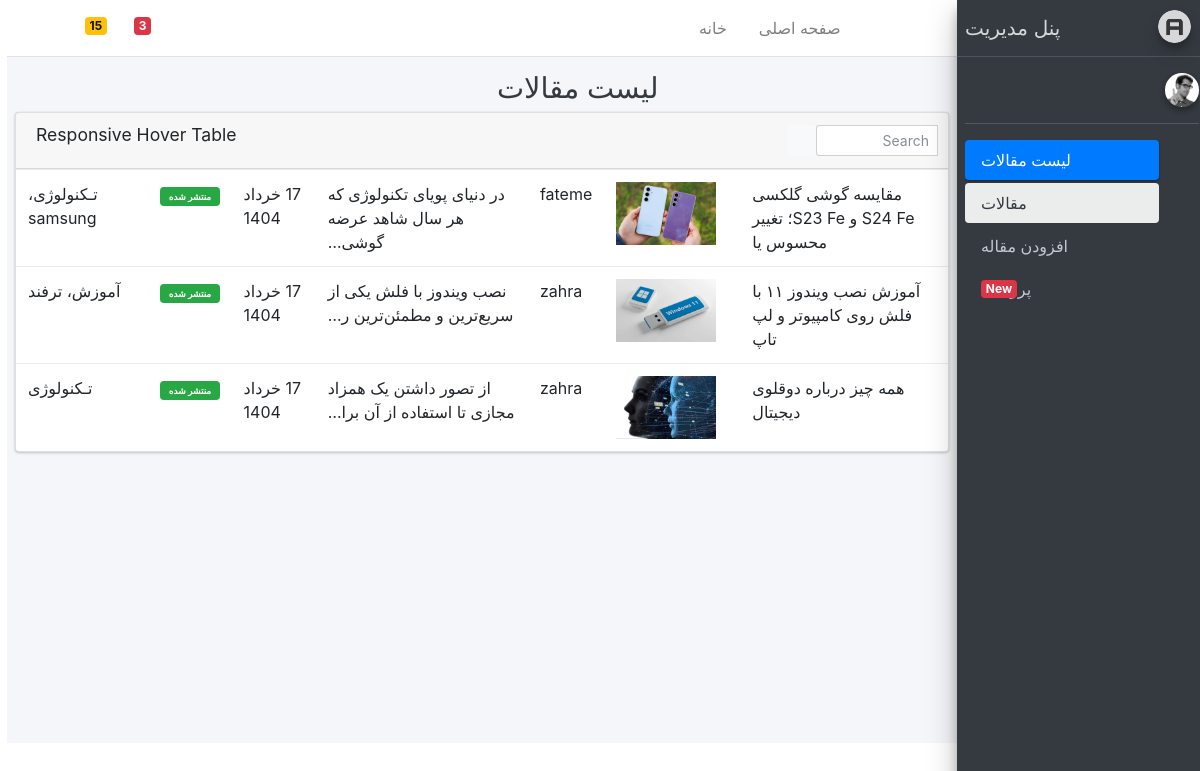
The page /account/list/ (signed in) on the database as committed earlier.
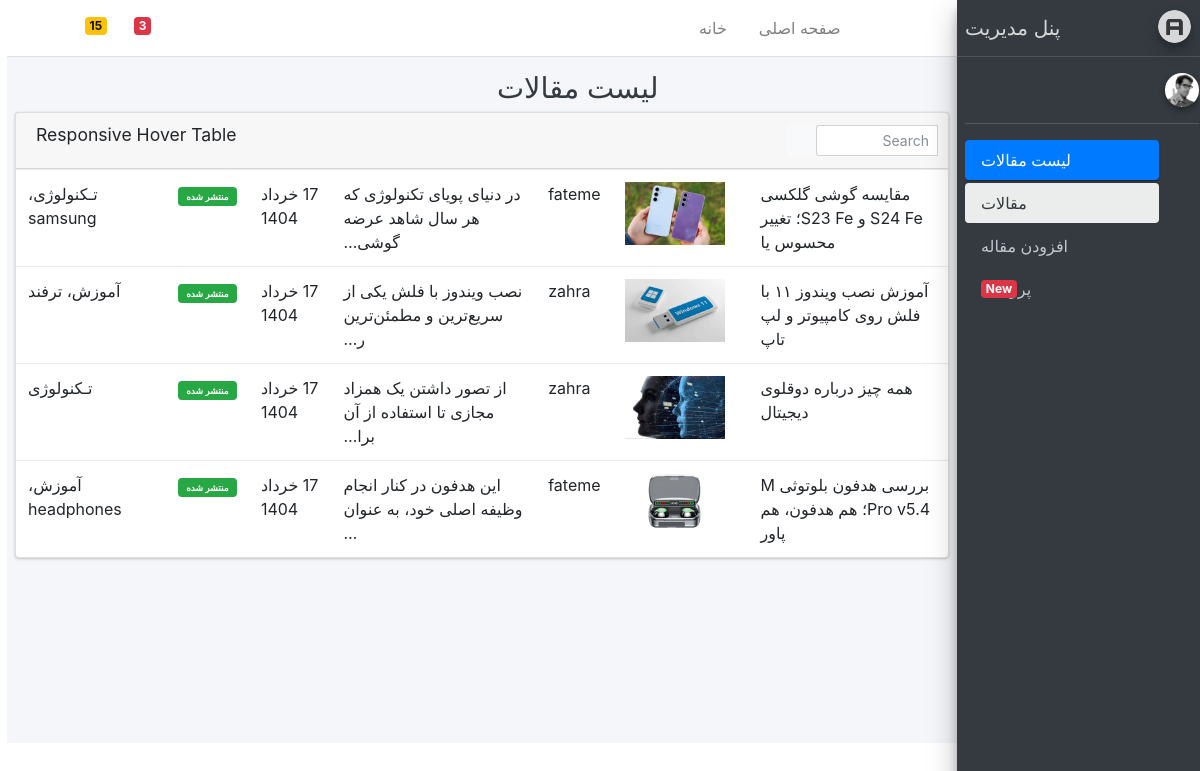
The same page on the database as committed later.
### blog/models.py (models this page shows, shortened)
class article(models.Model):
    STATUS_CHOICES = (
        ('D', 'Draft'),
        ('P', 'Published')
    )
    author = models.ForeignKey(settings.AUTH_USER_MODEL, null=True, on_delete=models.SET_NULL, related_name='articles', verbose_name='نویسنده')
    title = models.CharField(max_length=50, verbose_name="عنوان")
    slug = models.SlugField(max_length=100, unique=True, verbose_name="اسلاگ") #اون بخشی از url که تغییر میکنه رو میگیم اسلاگ
    category = models.ManyToManyField(category, verbose_name="دسته بندی", related_name='articles')
    description = models.TextField(verbose_name="توضیحات")
    thumbnail = models.ImageField(upload_to='images', verbose_name="عکس بندانگشتی")
    publish = models.DateTimeField(default=timezone.now, verbose_name="تاریخ انتشار")
    created = models.DateTimeField(auto_now_add=True, verbose_name="تاریخ ساخت")
    updated = models.DateTimeField(auto_now=True, verbose_name="تاریخ آپدیت")
    status = models.CharField(max_length=1, choices=STATUS_CHOICES, verbose_name="وضعیت")
    objects = ArticleManager()
    class Meta:
        verbose_name = "مقاله"
        verbose_name_plural = "مقاله ها"
        ordering = ['publish']
    def jpublish(self):
        return jalaliConvertor(self.publish)
    def thumbnail_tag(self):
        return format_html("<img width=100 src='{}'>".format(self.thumbnail.url))
    def category_to_str(self):
        return "، ".join([category.title for category in self.category.all()])

class User(AbstractUser):
    is_author = models.BooleanField(default=False, verbose_name='وضعیت نویسندگی')
    special_user = models.DateTimeField(default=timezone.now, verbose_name=" ویژه تا ")

class category(models.Model):
    parent = models.ForeignKey('self', default=None, null=True, blank=True, on_delete=models.SET_NULL, related_name='children', verbose_name='عبارت زیر دسته') #self points to category model
    title = models.CharField(max_length=50, verbose_name=" عنوان دسته بندی")
    slug = models.SlugField(max_length=100, unique=True, verbose_name="اسلاگ")
    status = models.BooleanField(default=True, verbose_name="آیا نمایش داده شود؟")
    position = models.IntegerField(verbose_name='پوزیشن')
    objects = CategoryManager()
    class Meta:
        verbose_name = "دسته بندی"
        verbose_name_plural = "دسته بندی ها"
        ordering = ['parent__id','position']

### blog/views.py (the view)
# urls.py: path('account/list/', ArticleListAdmin.as_view(), name='articlelist'),
class ArticleListAdmin(LoginRequiredMixin, ListView):
    template_name = 'registeration/home.html'
    model = article
    context_object_name = 'articles'
    def get_queryset(self):
        if self.request.user.is_superuser:
            return article.objects.all()
        else:
            return article.objects.filter(author=self.request.user) #if the author is that specific user who logged in

### extensions/jalali.py (called while the page is built)
    def persian_tuple(self):
        return self.persian_year, self.persian_month, self.persian_day

### extensions/utils.py (called while the page is built)
def jalaliConvertor(time):
    jmonth = [
        "فروردین",
        "اردیبهشت",
        "خرداد",
        "تیر",
        "مرداد",
        "شهریور",
        "مهر",
        "آبان",
        "آذر",
        "دی",
        "بهمن",
        "اسفند",
    ]
    time_to_str = "{},{},{}".format(time.year, time.month, time.day)
    time_to_tuple = jalali.Gregorian(time_to_str).persian_tuple()
    time_to_list = list(time_to_tuple)
    for index,month in enumerate(jmonth):
        if time_to_list[1] == index+1:
            time_to_list[1] = month
            break
    output = "{} {} {}".format(
        time_to_list[2],
        time_to_list[1],
        time_to_list[0],)
    return output

### blog/templates/registeration/home.html
{% extends "registeration/base1.html" %}
{% load static %}
{% block title %} {% block title-meta %}
لیست مقالات
{% endblock %} {% endblock %}
{% block main %}
      <div class="row">
          <div class="col-12">
            <div class="card">
              <div class="card-header">
                <h3 class="card-title">Responsive Hover Table</h3>
                <div class="card-tools">
                  <div class="input-group input-group-sm" style="width: 150px;">
                    <input type="text" name="table_search" class="form-control float-right" placeholder="Search">
                    <div class="input-group-append">
                      <button type="submit" class="btn btn-default"><i class="fas fa-search"></i></button>
                    </div>
                  </div>
                </div>
              </div>
              <div class="card-body table-responsive p-0">
                <table class="table table-hover">
                  <tbody>
                    {% for article in articles %}
                    <tr>
                      <td>{{ article.title }}</td>
                      <td>{{ article.thumbnail_tag}}</td>
                      <td>{{ article.author }}</td>
                      <td>{{ article.description|truncatechars:50 }}</td>
                      <td><span class="tag tag-danger">{{ article.jpublish }}</span></td>
                      {% if article.status == 'P' %}
                      <td>
                      <span class="badge badge-success">
                        <a class="badge badge-success text-white text-decoration-none" href="{% url 'blog:post' article.slug %}">منتشر شده</a></span>
                        </td>
                        {% else %}
                        <td>
                        <span class="badge badge-danger">
                        <a class="badge badge-danger text-white text-decoration-none" href="{% url 'blog:post' article.slug %}">پیشنویس </a></span>
                        </td>
                      {% endif %}
                      <td>{{ article.category_to_str }}</td>
                    </tr>
                    {% endfor %}
                  </tbody>
                </table>
              </div>
            </div>
          </div>
        </div>
{% endblock %}

Rows that differ between the two databases and show on the page:
added article: title "بررسی هدفون بلوتوثی M Pro v5.4؛ هم هدفون، هم پاور", thumbnail_tag (picture), author "fateme", description "این هدفون در کنار انجام وظیفه اصلی خود، به عنوان …", jpublish "17 خرداد 1404", status "منتشر شده", category_to_str "آموزش، headphones"
